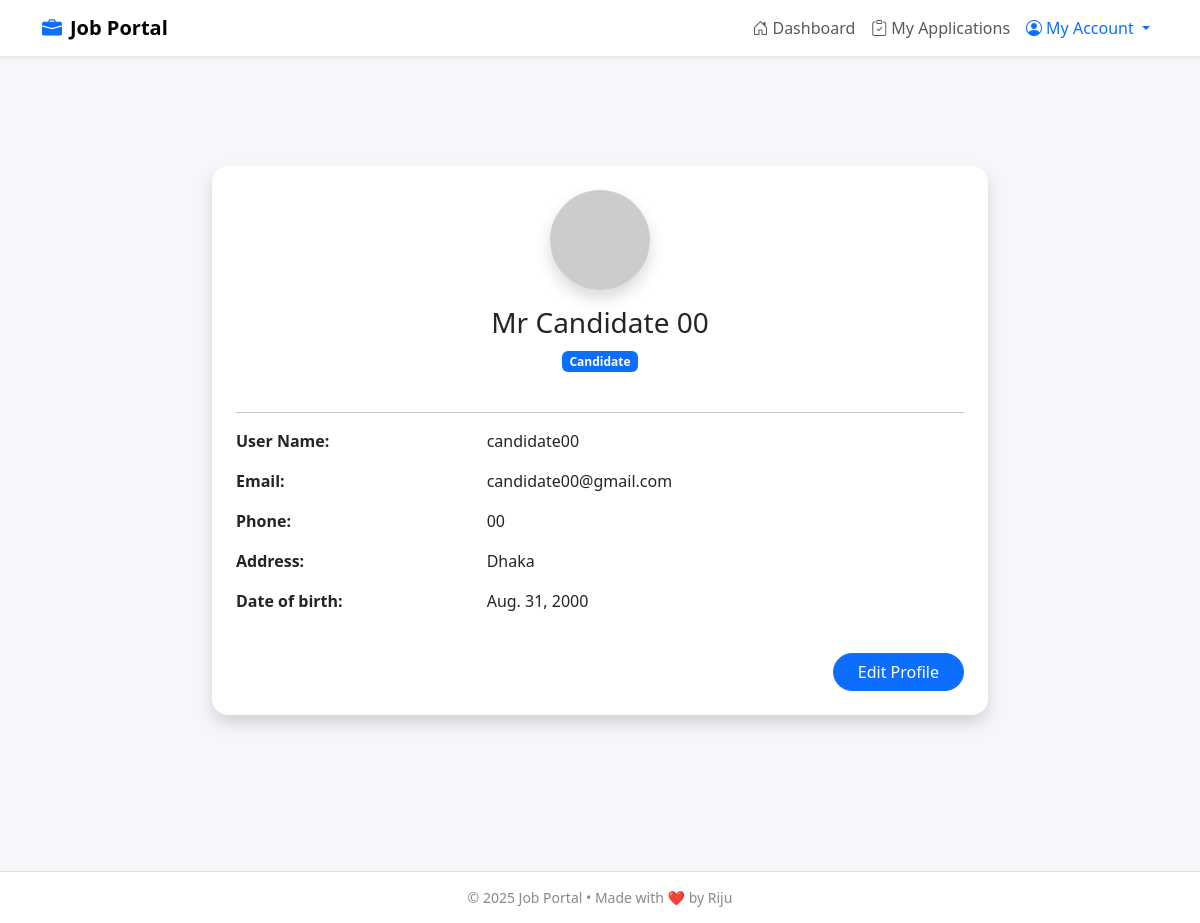
The app's page /profile/ (signed in) with its own data.
### users_auth_app/models.py (models this page shows, shortened)
class CustomUserModel(AbstractUser):
    phone = models.CharField(max_length=15, null=True)
    user_types = models.CharField(choices=[
        ('Admin', 'Admin'),
        ('Employer', 'Employer'),
        ('Candidate', 'Candidate'),
    ],max_length=10,null=True)

### candidate_app/models.py (models this page shows, shortened)
class CandidateProfileModel(models.Model):
    candidate_user = models.OneToOneField(CustomUserModel,on_delete=models.CASCADE,related_name='candidate_profile',null=True)
    full_name = models.CharField(max_length=255,null=True)
    phone = models.CharField(max_length=20,null=True)
    email = models.EmailField(null=True)
    address = models.TextField(blank=True,null=True)
    date_of_birth = models.DateField(blank=True,null=True)

### users_auth_app/views.py (the view)
# urls.py: path('profile/',profilePage, name='profilePage'),
def profilePage(request):
    return render(request, 'profile.html')

### users_auth_app/templates/profile.html (shortened to what this page needs)
{% extends 'master/master.html' %}
{% block body %}
{% if request.user.user_types == 'Employer' %}
<div class="container my-5" style="max-width: 800px;">
  <div class="card shadow rounded-4 border-0 p-4">
    <div class="text-center mb-4">
      {% comment %} <img src="https://ui-avatars.com/api/?name={{ request.user.username }}&background=random"
           alt="Avatar" class="rounded-circle shadow" width="100" height="100"> {% endcomment %}
      <img src="{{ user.employer_profile.company_logo.url }}"
           alt="Avatar" class="rounded-circle shadow" width="100" height="100">
      <h3 class="mt-3">{{ request.user.username }}</h3>
      <span class="badge bg-primary">
        {{ request.user.user_types }}
      </span>
    </div>
    <hr>
    <div class="row mb-3">
      <div class="col-md-4 fw-bold">Company Name:</div>
      <div class="col-md-8">{{ request.user.employer_profile.company_name }}</div>
    </div>
    <div class="row mb-3">
      <div class="col-md-4 fw-bold">Email:</div>
      <div class="col-md-8">{{ request.user.email }}</div>
    </div>
    <div class="row mb-3">
      <div class="col-md-4 fw-bold">Phone:</div>
      <div class="col-md-8">{{ request.user.phone }}</div>
    </div>
    <div class="row mb-3">
      <div class="col-md-4 fw-bold">About Company:</div>
      <div class="col-md-8">
        <div class="col-md-8"> {{ request.user.employer_profile.about_company }}</div>
      </div>
    </div>
    <div class="row mb-3">
      <div class="col-md-4 fw-bold">Company Location:</div>
      <div class="col-md-8">
        <div class="col-md-8"> {{ request.user.employer_profile.location }}</div>
      </div>
    </div>
    <div class="text-end mt-4">
      <a href="{% url 'profileUpdatePage' request.user.id %}" class="btn btn-primary px-4 rounded-pill">Edit Profile</a>
    </div>
  </div>
</div>
{% elif request.user.user_types == 'Candidate' %}
<div class="container my-5" style="max-width: 800px;">
  <div class="card shadow rounded-4 border-0 p-4">
    <div class="text-center mb-4">
      <img src="https://ui-avatars.com/api/?name={{ request.user.username }}&background=random"
           alt="Avatar" class="rounded-circle shadow" width="100" height="100">
      <h3 class="mt-3">{{ request.user.candidate_profile.full_name }}</h3>
      <span class="badge bg-primary">
        {{ request.user.user_types }}
      </span>
    </div>
    <hr>
    <div class="row mb-3">
      <div class="col-md-4 fw-bold">User Name:</div>
      <div class="col-md-8">{{ request.user.username }}</div>
    </div>
    <div class="row mb-3">
      <div class="col-md-4 fw-bold">Email:</div>
      <div class="col-md-8">{{ request.user.email }}</div>
    </div>
    <div class="row mb-3">
      <div class="col-md-4 fw-bold">Phone:</div>
      <div class="col-md-8">{{ request.user.phone }}</div>
    </div>
    <div class="row mb-3">
      <div class="col-md-4 fw-bold">Address:</div>
      <div class="col-md-8">
        <div class="col-md-8"> {{ request.user.candidate_profile.address }}</div>
      </div>
    </div>
    <div class="row mb-3">
      <div class="col-md-4 fw-bold">Date of birth:</div>
      <div class="col-md-8">
        <div class="col-md-8"> {{ request.user.candidate_profile.date_of_birth }}</div>
      </div>
    </div>
    <div class="text-end mt-4">
      <a href="{% url 'profileUpdatePage' request.user.id %}" class="btn btn-primary px-4 rounded-pill">Edit Profile</a>
    </div>
  </div>
</div>
{% endif %}
{% endblock %}

### users_auth_app/templates/master/master.html (style rules this page uses)
body { background-color: #f5f7fa; padding-top: 70px; font-family: 'Segoe UI', sans-serif; }
.card { border-radius: 1rem; box-shadow: 0 4px 16px rgba(0, 0, 0, 0.05); }

### records on screen
CustomUserModel: user.candidate_profile.full_name "Mr Candidate 00", user.user_types "Candidate", user.username "candidate00", user.email "candidate00@gmail.com", user.phone "00", user.candidate_profile.address "Dhaka", user.candidate_profile.date_of_birth "Aug. 31, 2000"

### other values on screen
{{ year|default:"2025" }} "2025"
